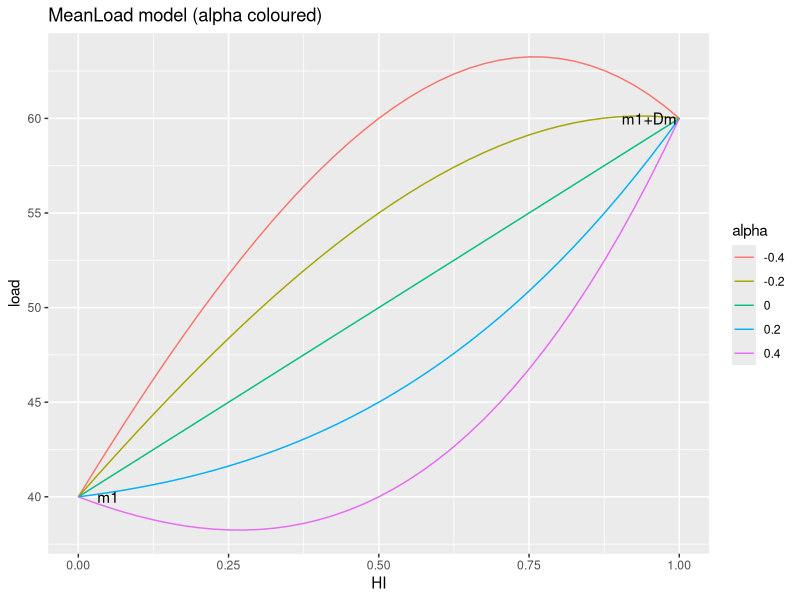
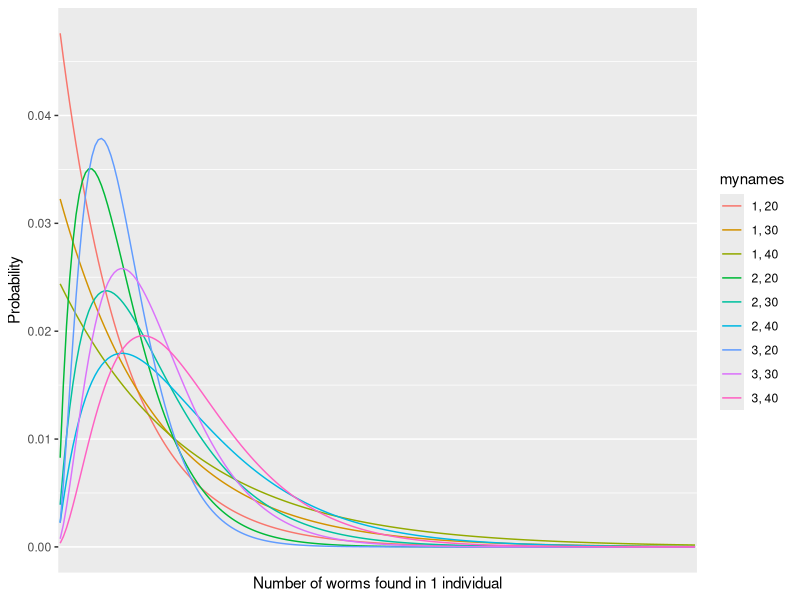

These charts were generated, in order, by the following R code: (Note: this script raises an error after producing the figures.)
#########################################
### Translation of code from Stuart Baird
## http://onlinelibrary.wiley.com/doi/10.1111/j.1558-5646.2012.01633.x/pdf
## WHERE ARE THE WORMY MICE? A REEXAMINATION OF HYBRID PARASITISM IN THE
## EUROPEAN HOUSE MOUSE HYBRID ZONE. Stuart J. E. Baird, Alexis Ribas,
## Milos Macholan, Tomas Albrecht, Jaroslav Pialek, Joelle Gouy de Bellocq
rm(list=ls()) 
library(ggplot2)
library(reshape)

#####################
### MeanLoad model### How does the mean load vary depending on the parameters?
#####################

## We define a function where m1 is the load of Mmmusculus,
## Dm the additional load of Mmdomesticus
## alpha the hybridization effect (also called V in the article,
## We will investigate it later through MaxLikelihood)
## HI the hybrid index ( He = 2HI(1-HI) )
MeanLoad <- function(m1,Dm,alpha,HI){
    (m1 + Dm*HI)*(1 - alpha*2*HI*(1 - HI))
}

## First numerical example
HI <- seq(from = 0, to = 1, by = 0.025)
ALPHA <- c(-0.4, -0.2, 0, 0.2, 0.4)
m <- as.data.frame(matrix(0, ncol = 5, nrow = 41))
i <- 1
for (alpha in c(-0.4, -0.2, 0, 0.2, 0.4)){
    m[i] <- MeanLoad(40,20,alpha,HI)
    i <- i+1
}

names(m) <- as.character(ALPHA)
m <- melt(m)
names(m) <- c("alpha", "load")
m$HI <- rep(HI,5)

ggplot(m, aes(x=HI, y=load, group=alpha, color=alpha))+
    geom_line()+
    ggtitle("MeanLoad model (alpha coloured)")+
    annotate("text", x = 0.05, y = 40, label = "m1")+
    annotate("text", x = 0.95, y = 40+20, label = "m1+Dm")

######################################################
### NegativeBinomial parameterisation for MeanLoad ###
######################################################
## Probability of getting a mouse with a certain load, knowing:
## meanload : MeanLoad
## aggregation parameter : k   We will investigate it later through MaxLik

## For understanding: E(X)=k*(1-prob/prob) for negbino
## E(X)=MeanLoad <=>k*(1-prob/prob)=MeanLoad <=>prob=k/(MeanLoad+k)

## First, numerical application to check that the MeanLoad model
## has "the right" mean, being the input MeanLoad
myvec <- vector()
for (k in 1:3){
    for (meanload in seq(from=20, to=40, by=10)){
        myvec <- c(myvec,(mean(rnbinom(10000, size=k, mu= meanload))))
        ## (n=10000 number of observation)
    }
}
t(matrix(myvec,ncol=3))

## Secondly, let's have a look on the plot for different values:
## Notes : q is a quantile vector, meaning the values of probabilities
## for which we want to get an x. We set here 0 to 0.1 with a 0.001 step.
q <- seq(from=0,to=0.1, by=0.001)
myvec <- vector()
mynames <- vector()
for (x in 0:200){
    for (k in 1:3){
        for (meanload in seq(from=20, to=40, by=10)){
            myvec <- c(myvec,dnbinom(x, size=k, mu=meanload)) #alternative:prob=c/k+MeanLoad
            mynames <- c(mynames,paste(k, meanload, sep=", "))
        }
    }
}

x <- vector()
for (i in 0:200) {
    x <- c(x,rep(i,9))
}

mydf <- data.frame(myvec,mynames,x)

ggplot(mydf, aes(x=x, y=myvec, group=mynames, color=mynames))+
    geom_line()+
    scale_x_discrete(name="Number of worms found in 1 individual")+
    scale_y_continuous(name="Probability")
## When k increases, A=1/k decreases, less aggregation, tends towards Poisson

######################
### Simulated data ###
######################
SimulatedData <- function(Ninds, m1, Dm, alpha, k){
    set.seed(5)
    IndHIs <- runif(Ninds)
    TheMeanLoadModel <- function(HI){
        MeanLoad(m1, Dm, alpha, HI)
    }
    TheMeanLoads <- sapply(IndHIs, TheMeanLoadModel)
    IndLoads  <- rnbinom(Ninds, size=k, mu= TheMeanLoads)
    data.frame(IndHIs, IndLoads)}
TestData <- list(males = SimulatedData(50, 20, 10, 1, 2), 
                 females = SimulatedData(50, 10, 30, 1, 2))
TestData[[1]][1,] <- c(0.5, 31) ## Stick to Stuart example
testvec <- c(TestData$males$IndLoads, TestData$females$IndLoads)
summary(testvec)

###########################################################
### PrNegativeBinomialLoad: Probability an Ind has some ###
### observed Load, given its HI (and the model)         ###
###########################################################

## Function to calculate the density of probability for 1 ind,
## given his ID (and his HI and Load associated)
PrNegativeBinomialLoad <- function(data, sex, ind, k, m1, Dm, alpha){
    if (sex=="male"){
        HI <- data[[1]][ind,1]
        Load <- data[[1]][ind,2]
    } else {
        HI <- data[[2]][ind,1]
        Load <- data[[2]][ind,2]
    }
    dnbinom(Load, size=k, mu=MeanLoad(m1, Dm, alpha, HI))
}

## Let's calculate an example natural Log
log(PrNegativeBinomialLoad(TestData, "male", 5, 2, 0.4, 0.2, 0.0))
## Knowing that the mean load of musculus is 0.4, the mean load of domesticus
## is 0.6 (0.4+0.2), k is 2 (aggregation), alpha is 0 (hybrid effect), the load of our
## toy sample is 31 for a HI of 0.5, then the probability of getting this load is
## reaaally low.

## Generalised ... ie the MeanLoad model is passed as an argument (PDF4cMeanLoad)
PrLoad <- function(data, sex, ind, k, m1, Dm, alpha, PDF4cMeanLoad){
    if (sex=="male"){
        HI <- data[[1]][ind,1]
        Load <- data[[1]][ind,2]
    } else {
        HI <- data[[2]][ind,1]
        Load <- data[[2]][ind,2]
    }
    PDF4cMeanLoad(k, MeanLoad(m1, Dm, alpha, HI), Load)
}

SimplePDFNegBin <- function(k, meanLoad, Load){
    dnbinom(Load, size=k, mu=meanLoad)
}
## Always a good idea to make contributions to the likelihood function Bombproof, and never return zero.
PDFNegBin <- function(k, meanLoad, Load){
    max(10^-20, SimplePDFNegBin(abs(k), abs(meanLoad), Load))
}
## This previous function will be our MeanLoad model function, to be tested for arguments
## k and alpha through maximum likelihood. 

## Test: 
PrLoad(TestData, "male", 1, 2, 40, 20, 0.2, PDFNegBin)

##################################################
### The likelihood function over a set of inds ###
##################################################

## 'data' is two sets/lists of inds (e.g. male and female, hence m1M vs m1F)
## PDF4cMeanLoad will be a chosen MeanLoad model function (e.g. PDFNegBin)
## the first argument will be optimised with "optim" later (k, alpha)

## All hypotheses:
## H0: k, alpha, mB
## H1: k, alpha, mB, DmB
## H2: k, alpha, m1M, m1F
## H3: k, alpha, m1M, m1F, DmM, DmF

LikelihoodFunction <- function(param, PDF4cMeanLoad, data, hyp) {
    Sm <- 0 ; Sf <- 0 ## initialisation
    if (hyp== "H0"){ ## H0: k, alpha, mB
        k <- param[1]; alpha <- param[2]
        mB <- param[3]
        ## males
        for (ind in (1:nrow(data[[1]]))){
            Sm <- Sm + log(PrLoad(data, "male", ind, k, mB, 0, alpha, PDF4cMeanLoad))
        }
        ## females
        for (ind in (1:nrow(data[[2]]))){
            Sf <- Sf + log(PrLoad(data, "female", ind, k, mB, 0, alpha, PDF4cMeanLoad))
        }
    } else if (hyp== "H1"){ ## H1: k, alpha, mB, DmB
        k <- param[1]; alpha <- param[2]
        mB <- param[3]; DmB <- param[4]
        ## males
        for (ind in (1:nrow(data[[1]]))){
            Sm <- Sm + log(PrLoad(data, "male", ind, k, mB, DmB, alpha, PDF4cMeanLoad))
        }
        ## females
        for (ind in (1:nrow(data[[2]]))){
            Sf <- Sf + log(PrLoad(data, "female", ind, k, mB, DmB, alpha, PDF4cMeanLoad))
        }
    } else if (hyp== "H2"){ ## H2: k, alpha, m1M, m1F
        k <- param[1]; alpha <- param[2]
        m1M <- param[3]; m1F <- param[4]
        ## males
        for (ind in (1:nrow(data[[1]]))){
            Sm <- Sm + log(PrLoad(data, "male", ind, k, m1M, 0, alpha, PDF4cMeanLoad))
        }
        ## females
        for (ind in (1:nrow(data[[2]]))){
            Sf <- Sf + log(PrLoad(data, "female", ind, k, m1F, 0, alpha, PDF4cMeanLoad))
        }
    } else if (hyp== "H3"){ ## H3: k, alpha, m1M, m1F, DmM, DmF
        k <- param[1]; alpha <- param[2]
        m1M <- param[3]; m1F <- param[4]
        DmM <- param[5]; DmF <- param[6]
        ## males
        for (ind in (1:nrow(data[[1]]))){
            Sm <- Sm + log(PrLoad(data, "male", ind, k, m1M, DmM, alpha, PDF4cMeanLoad))
        }
        ## females
        for (ind in (1:nrow(data[[2]]))){
            Sf <- Sf + log(PrLoad(data, "female", ind, k, m1F, DmF, alpha, PDF4cMeanLoad))
        }
    }
    ## all
    S <- Sm + Sf #sum of the logs (same as product of the row values) of males and females
    return(S)
}

## Test
LikelihoodFunction(c(2, 0.3, 10, 12, 5, 10), PDFNegBin, TestData, "H3")
## -388.5384

#######################################
### The Maximum likelihood analysis ###
#######################################

## 1. Function to maximize the likelihood:
mymle <- function(data, PDF4cMeanLoad, hyp, lower, upper, start, method){
    optim(par = start, ## initial values for the parameters
          fn = LikelihoodFunction, ## function to be maximized
          lower = lower, ## lower bounds for the parameters
          upper = upper, ## upper bounds for the parameters
          method = method, ## set the optimization method
          control = list(fnscale=-1), ##turn the default minimizer into maximizer
          PDF4cMeanLoad = PDF4cMeanLoad,
          data = data,
          hyp = hyp)
}

## 2. Function to maximize the parameters in MLE+/- 2 :

## MLEbounds : optim function with constraint on the search
UpperBoundsFunction <- function(data, PDF4cMeanLoad, hyp, lower, upper, start, method,
                                MyMLE){
    ## empty dataframe to store the data
    summaryVec <- vector()
    max <- length(MyMLE_H0$par)
    for (rankpar in 1:max){ ## run over the parameters
        ## Functional constraint on search (L > MLE-2) + max&min each param
        OptimBounds <- function(param){
            LK <- LikelihoodFunction(param, PDF4cMeanLoad, data, hyp)
            if (LK <= (MyMLE$value - 2)){
                param[rankpar] <- -100
            }
            return(param[rankpar])
        }
        MyBoundsMax <- optim(par = MyMLE$par, ## initial values for the parameters
                             fn = OptimBounds, ## function to be maximized
                             lower = lower, ## lower bounds for the parameters
                             upper = upper, ## upper bounds for the parameters
                             method = method, ## set the method
                             control = list(fnscale=-1)) ##turn the default minimizer into maximizer
        summaryVec[rankpar] <- MyBoundsMax$par[rankpar]
    }
    return(summaryVec)
}

## 3. Function to minimize the parameters in MLE+/- 2 :

## MLEbounds : optim function with constraint on the search
LowerBoundsFunction <- function(data, PDF4cMeanLoad, hyp, lower, upper, start, method,
                                MyMLE){
    ## empty dataframe to store the data
    summaryVec <- vector()
    max <- length(MyMLE_H0$par)
    for (rankpar in 1:max){ ## run over the parameters
        ## Functional constraint on search (L > MLE-2) + max&min each param
        OptimBounds <- function(param){
            LK <- LikelihoodFunction(param, PDF4cMeanLoad, data, hyp)
            if (LK <= (MyMLE$value - 2)){
                param[rankpar] <- 100
            }
            return(param[rankpar])
        }
        MyBoundsMax <- optim(par = MyMLE$par, ## initial values for the parameters
                             fn = OptimBounds, ## function to be maximized
                             lower = lower, ## lower bounds for the parameters
                             upper = upper, ## upper bounds for the parameters
                             method = method) ## set the method
        summaryVec[rankpar] <- MyBoundsMax$par[rankpar]
    }
    return(summaryVec)
}


## Test ## ******************
hyp <- "H3"
## Constraints:
lowertest <- c(kmin = 0, Alphamin = -5, Meanloadmin = 0, Meanloadmin = 0, Dmmin = 0, Dmmin = 0)
uppertest <- c(kmax = 8, Alphamax = 5, Meanloadmax = 50, Meanloadmax = 50, Dmmax = 10, Dmmax = 10)
## Starter (likely values) :
starttest <- c(kstart = 2, Alphastart = 0, Meanloadstart = 10, Meanloadstart = 10, Dmstart = 2, Dmstart = 2)
## 1
MyMLE_test <- mymle(TestData, PDFNegBin, "H3", lowertest, uppertest, starttest, "L-BFGS-B")
## 2
UpperBoundsFunction(TestData, PDFNegBin, "H3", lowertest, uppertest, starttest, method =  "L-BFGS-B", MyMLE_test)
## 3
LowerBoundsFunction(TestData, PDFNegBin, "H3", lowertest, uppertest, starttest, method =  "L-BFGS-B", MyMLE_test)

## Test ## ******************

## 4. Function to run the optimisations over the 4 hypotheses :
RunOptim <- function(data, PDF4cMeanLoad, method,
                     kstart, kmin, kmax,
                     Alphastart, Alphamin, Alphamax,
                     Meanloadstart, Meanloadmin, Meanloadmax,
                     Dmstart, Dmmin, Dmmax) {
    ## Create a summary table for all hypotheses:
    SumTab <- data.frame(hyp=c("H0", "H1", "H2", "H3"),
                         LL = NA, deltaLL_H0 = NA, deltaDF_H0 = NA, p = NA,
                         alpha.min = NA, alpha.MLE = NA, alpha.max = NA,
                         M1m.min = NA, M1m.MLE = NA, M1m.max = NA,
                         F1m.min = NA, F1m.MLE = NA, F1m.max = NA,
                         DmM.min = NA, DmM.MLE = NA, DmM.max = NA,
                         DmF.min = NA, DmF.MLE = NA, DmF.max = NA,
                         k.min = NA, k.MLE = NA, k.max = NA)
    ## Constraints:
    lower <- c(kmin, Alphamin, Meanloadmin, Meanloadmin, Dmmin, Dmmin)
    upper <- c(kmax, Alphamax, Meanloadmax, Meanloadmax, Dmmax, Dmmax)
    ## Starter (likely values) :
    start <- c(kstart, Alphastart, Meanloadstart, Meanloadstart, Dmstart, Dmstart)
    ## H0:
    lower_H0 <- lower[c(1,2,3)]; upper_H0 <- upper[c(1,2,3)]; start_H0 <- start[c(1,2,3)]
    ## H1:
    lower_H1 <- lower[c(1,2,3,5)]; upper_H1 <- upper[c(1,2,3,5)]; start_H1 <- start[c(1,2,3,5)]
    ## H2:
    lower_H2 <- lower[c(1,2,3,4)]; upper_H2 <- upper[c(1,2,3,4)]; start_H2 <- start[c(1,2,3,4)]
    ## H3:
    lower_H3 <- lower; upper_H3 <- upper; start_H3 <- start

    ## H0:
    hyp <- "H0"    
    ## Optimisation of the parameters:
    MyMLE_H0 <- mymle(data, PDF4cMeanLoad, hyp, lower_H0, upper_H0, start_H0, method)
    SumTab$k.MLE[1] <- MyMLE_H0$par[1]
    SumTab$alpha.MLE[1] <- MyMLE_H0$par[2]
    SumTab$M1m.MLE[1] = SumTab$F1m.MLE[1] = SumTab$DmM.MLE[1] = SumTab$DmF.MLE[1] = MyMLE_H0$par[3]
    ##store upper parameters
    up <- UpperBoundsFunction(data, PDF4cMeanLoad, hyp, lower_H0, upper_H0, start_H0, method, MyMLE_H0)
    SumTab$k.max[1] <- up[1]
    SumTab$alpha.max[1] <- up[2]
    SumTab$M1m.max[1] = SumTab$F1m.max[1] = SumTab$DmM.max[1] = SumTab$DmF.max[1] = up[3]
    ##store lower parameters
    low <- LowerBoundsFunction(data, PDF4cMeanLoad, hyp, lower_H0, upper_H0, start_H0, method, MyMLE_H0)
    SumTab$k.min[1] <- low[1]
    SumTab$alpha.min[1] <- low[2]
    SumTab$M1m.min[1] = SumTab$F1m.min[1] = SumTab$DmM.min[1] = SumTab$DmF.min[1] = low[3]

    ## H1:
    hyp <- "H1"
    ## Optimisation of the parameters:
    MyMLE_H1 <- mymle(data, PDF4cMeanLoad, hyp, lower_H1, upper_H1, start_H1, method)
    SumTab$k.MLE[2] <- MyMLE_H1$par[1]
    SumTab$alpha.MLE[2] <- MyMLE_H1$par[2]
    SumTab$M1m.MLE[2] = SumTab$F1m.MLE[2] <- MyMLE_H1$par[3]
    SumTab$DmM.MLE[2] = SumTab$DmF.MLE[2] <- MyMLE_H1$par[4]
    ##store upper parameters
    up <- UpperBoundsFunction(data, PDF4cMeanLoad, hyp, lower_H1, upper_H1, start_H1, method, MyMLE_H1)
    SumTab$k.max[2] <- up[1]
    SumTab$alpha.max[2] <- up[2]
    SumTab$M1m.max[2] = SumTab$F1m.max[2] = up[3]
    SumTab$DmM.max[2] = SumTab$DmF.max[2] = up[4]
    ##store lower parameters
    low <- LowerBoundsFunction(data, PDF4cMeanLoad, hyp, lower_H1, upper_H1, start_H1, method, MyMLE_H1)
    SumTab$k.min[2] <- low[1]
    SumTab$alpha.min[2] <- low[2]
    SumTab$M1m.min[2] = SumTab$F1m.min[2] = low[3]
    SumTab$DmM.min[2] = SumTab$DmF.min[2] = low[4]

    ## H2:
    hyp <- "H2"
    ## Optimisation of the parameters:
    MyMLE_H2 <- mymle(data, PDF4cMeanLoad, hyp, lower_H2, upper_H2, start_H2, method)
    SumTab$k.MLE[3] <- MyMLE_H2$par[1]
    SumTab$alpha.MLE[3] <- MyMLE_H2$par[2]
    SumTab$M1m.MLE[3] = SumTab$DmM.MLE[3] = MyMLE_H2$par[3]
    SumTab$F1m.MLE[3] = SumTab$DmF.MLE[3] = MyMLE_H2$par[4]
    ##store upper parameters
    up <- UpperBoundsFunction(data, PDF4cMeanLoad, hyp, lower_H2, upper_H2, start_H2, method, MyMLE_H2)
    SumTab$k.max[3] <- up[1]
    SumTab$alpha.max[3] <- up[2]
    SumTab$M1m.max[3] = SumTab$DmM.max[3] = up[3]
    SumTab$F1m.max[3] = SumTab$DmF.max[3] = up[4]
    ##store lower parameters
    low <- LowerBoundsFunction(data, PDF4cMeanLoad, hyp, lower_H2, upper_H2, start_H2, method, MyMLE_H2)
    SumTab$k.min[3] <- low[1]
    SumTab$alpha.min[3] <- low[2]
    SumTab$M1m.min[3] = SumTab$DmM.min[3] = low[3]
    SumTab$F1m.min[3] = SumTab$DmF.min[3] = low[4]

    ## H3:
    hyp <- "H3"
    ## Optimisation of the parameters:
    MyMLE_H3 <- mymle(data, PDF4cMeanLoad, hyp, lower_H3, upper_H3, start_H3, method)
    SumTab$k.MLE[4] <- MyMLE_H3$par[1]
    SumTab$alpha.MLE[4] <- MyMLE_H3$par[2]
    SumTab$M1m.MLE[4] <- MyMLE_H3$par[3]
    SumTab$F1m.MLE[4] <- MyMLE_H3$par[4]
    SumTab$DmM.MLE[4] <- MyMLE_H3$par[5]
    SumTab$DmF.MLE[4] <- MyMLE_H3$par[6]
    ##store upper parameters
    up <- UpperBoundsFunction(data, PDF4cMeanLoad, hyp, lower_H3, upper_H3, start_H3, method, MyMLE_H3)
    SumTab$k.max[4] <- up[1]
    SumTab$alpha.max[4] <- up[2]
    SumTab$M1m.max[4] <- up[3]
    SumTab$F1m.max[4] <- up[4]
    SumTab$DmM.max[4] <- up[5]
    SumTab$DmF.max[4] <- up[6]
    ##store lower parameters
    low <- LowerBoundsFunction(data, PDF4cMeanLoad, hyp, lower_H3, upper_H3, start_H3, method, MyMLE_H3)
    SumTab$k.min[4] <- low[1]
    SumTab$alpha.min[4] <- low[2]
    SumTab$M1m.min[4] <- low[3]
    SumTab$F1m.min[4] <- low[4]
    SumTab$DmM.min[4] <- low[5]
    SumTab$DmF.min[4] <- low[6]
    ## Add the max likelihoods
    SumTab$LL[1] <- MyMLE_H0$value
    SumTab$LL[2] <- MyMLE_H1$value
    SumTab$LL[3] <- MyMLE_H2$value
    SumTab$LL[4] <- MyMLE_H3$value

    ##############################################################
    ## Test if the difference between 2 likelihood is significant
    Gtest <- function(dLL, dDF){
        1 - pchisq(2*dLL, df=dDF) 
    }
    GtestOnNestedMLEs <- function(hyp1, hyp2){
        MyMLE1 <- get(paste0("MyMLE_",hyp1))
        MyMLE2 <- get(paste0("MyMLE_",hyp2))
        dLL <- round(abs(MyMLE1$value - MyMLE2$value),4)
        dDF <- length(MyMLE1$par) - length(MyMLE2$par)
        p <- round(Gtest(dLL, dDF),4)
        Gresults <- c(dLL, dDF, p)
        return(Gresults)
    }
    ## Test the differences of likelihood between each hypotheses and the H0
    SumTab$deltaLL_H0[1] <- " "
    SumTab$deltaLL_H0[2] <- MyMLE_H1$value - MyMLE_H0$value
    SumTab$deltaLL_H0[3] <- MyMLE_H2$value - MyMLE_H0$value
    SumTab$deltaLL_H0[4] <- MyMLE_H3$value - MyMLE_H0$value 
    ##
    SumTab$deltaDF_H0[1] <- " "
    SumTab$deltaDF_H0[2] <- round(GtestOnNestedMLEs("H1", "H0")[2],4)
    SumTab$deltaDF_H0[3] <- round(GtestOnNestedMLEs("H2", "H0")[2],4)
    SumTab$deltaDF_H0[4] <- round(GtestOnNestedMLEs("H3", "H0")[2],4)
    ##
    SumTab$p[1] <- " "
    SumTab$p[2] <- round(GtestOnNestedMLEs("H1", "H0")[3],4)
    SumTab$p[3] <- round(GtestOnNestedMLEs("H2", "H0")[3],4)
    SumTab$p[4] <- round(GtestOnNestedMLEs("H3", "H0")[3],4)
    return(SumTab)
}

## Test :
RunOptim(data = TestData, PDF4cMeanLoad = PDFNegBin, method = "L-BFGS-B",
         kstart=2, kmin=0, kmax=8,
         Alphastart=0, Alphamin=-5, Alphamax=5,
         Meanloadstart=10, Meanloadmin=1, Meanloadmax=50,
         Dmstart=2, Dmmin=1, Dmmax=10) 

## Crash. Ideas : small grid with movable steps OR no constraints...

RunOptim(data = TestData, PDF4cMeanLoad = PDFNegBin, method = "BFGS",
         kstart=2, kmin=NA, kmax=NA,
         Alphastart=0, Alphamin=NA, Alphamax=NA,
         Meanloadstart=10, Meanloadmin=NA, Meanloadmax=NA,
         Dmstart=2, Dmmin=NA, Dmmax=NA) 

RunOptim(data = TestData, PDF4cMeanLoad = PDFNegBin, method = "L-BFGS-B",
         kstart=1, kmin=0, kmax=8,
         Alphastart=0, Alphamin=-5, Alphamax=5,
         Meanloadstart=15, Meanloadmin=0, Meanloadmax=85,
         Dmstart=2, Dmmin=0, Dmmax=50) 

## Grid for the start
alpha <- c(-3, 0, 3)
k <- c(1, 2, 3)
MeanLoad <- c(1, 5, 10)
Dm <- c(1, 5, 10)

i <- 3
RunOptim(data = TestData, PDF4cMeanLoad = PDFNegBin, method = "L-BFGS-B",
         k[i], kmin=0, kmax=8,
         alpha[i], Alphamin=-5, Alphamax=5,
         MeanLoad[i], Meanloadmin=10, Meanloadmax=85,
         Dm[i], Dmmin=10, Dmmax=50) 








################################################################
## It's plotting time!!
## Plot the mean load model along the hybrid zone, according to the hyp.

## H0:
HI <- seq(0,1,0.001)
df <- data.frame(HI,
                 LB=MeanLoad(m1=SumTab$M1m.min[1],
                          Dm=0,
                          alpha=SumTab$alpha.min[1],
                          HI),
                 est=MeanLoad(m1=SumTab$M1m.MLE[1],
                          Dm=0,
                          alpha=SumTab$alpha.MLE[1],
                          HI),
                 UB=MeanLoad(m1=SumTab$M1m.max[1],
                          Dm=0,
                          alpha=SumTab$alpha.max[1],
                          HI))
plot0 <- ggplot(df, aes(x=HI, y=est))+
    geom_line()+
    geom_ribbon(aes(x=HI, ymax=UB, ymin=LB), fill="grey", alpha=.5)+
    ggtitle("H0")+
    theme_bw()
plot0

## H1:
df <- data.frame(HI,
                 LB=MeanLoad(m1=summaryDF_H1[1,3],
                          Dm=summaryDF_H1[1,4],
                          alpha=summaryDF_H1[1,2],
                          HI),
                 est=MeanLoad(m1=summaryDF_H1[2,3],
                          Dm=summaryDF_H1[2,4],                          
                          alpha=summaryDF_H1[2,2],
                          HI),
                 UB=MeanLoad(m1=summaryDF_H1[3,3],
                          Dm=summaryDF_H1[3,4],                         
                          alpha=summaryDF_H1[3,2],
                          HI))
plot1 <- ggplot(df, aes(x=HI, y=est))+
    geom_line()+
    geom_ribbon(aes(x=HI, ymax=UB, ymin=LB), fill="grey", alpha=.5)+
    ggtitle("H1")+
    theme_bw()
plot1

## H2:
df <- data.frame(HI=HI,
                 LBF=MeanLoad(m1=summaryDF_H2[1,4],
                          Dm=0,
                          alpha=summaryDF_H2[1,2],
                          HI),
                 UBF=MeanLoad(m1=summaryDF_H2[3,4],
                          Dm=0,                          
                          alpha=summaryDF_H2[3,2],
                          HI),
                 estF=MeanLoad(m1=summaryDF_H2[2,4],
                          Dm=0,                         
                          alpha=summaryDF_H2[2,2],
                          HI),                 
                 LBM=MeanLoad(m1=summaryDF_H2[1,3],
                          Dm=0,
                          alpha=summaryDF_H2[1,2],
                          HI),
                 UBM=MeanLoad(m1=summaryDF_H2[3,3],
                          Dm=0,                          
                          alpha=summaryDF_H2[3,2],
                          HI),
                 estM=MeanLoad(m1=summaryDF_H2[2,3],
                          Dm=0,                         
                          alpha=summaryDF_H2[2,2],
                          HI)
                 )
plot2 <-ggplot(df, aes(x=HI, y=estM))+
    geom_line(color="darkblue")+
    geom_line(aes(x=HI, y=estF), color="red")+
    geom_ribbon(aes(x=HI, ymax=UBF, ymin=LBF), fill="pink", alpha=.5)+
    geom_ribbon(aes(x=HI, ymax=UBM, ymin=LBM), fill="blue", alpha=.5)+
    ggtitle("H2")+
    theme_bw()
plot2

## H3:
summaryDF_H3

df <- data.frame(HI=HI,
                 LBF=MeanLoad(m1=summaryDF_H3[1,4],
                          Dm=summaryDF_H3[1,6],
                          alpha=summaryDF_H3[1,2],
                          HI),
                 UBF=MeanLoad(m1=summaryDF_H3[3,4],
                          Dm=summaryDF_H3[3,6],           
                          alpha=summaryDF_H3[3,2],
                          HI),
                 estF=MeanLoad(m1=summaryDF_H3[2,4],
                          Dm=summaryDF_H3[2,6],                         
                          alpha=summaryDF_H3[2,2],
                          HI),                 
                 LBM=MeanLoad(m1=summaryDF_H3[1,3],
                          Dm=summaryDF_H3[1,5],
                          alpha=summaryDF_H3[1,2],
                          HI),
                 UBM=MeanLoad(m1=summaryDF_H3[3,3],
                          Dm=summaryDF_H3[3,5],            
                          alpha=summaryDF_H3[3,2],
                          HI),
                 estM=MeanLoad(m1=summaryDF_H3[2,3],
                          Dm=summaryDF_H3[2,5],           
                          alpha=summaryDF_H3[2,2],
                          HI)
                 )
plot3 <-ggplot(df, aes(x=HI, y=estM))+
    geom_line(color="darkblue")+
    geom_line(aes(x=HI, y=estF), color="red")+
    geom_ribbon(aes(x=HI, ymax=UBF, ymin=LBF), fill="pink", alpha=.5)+
    geom_ribbon(aes(x=HI, ymax=UBM, ymin=LBM), fill="blue", alpha=.5)+
    ggtitle("H3")+
    theme_bw()
plot3

###########################################
# Multiple plot function
#
# ggplot objects can be passed in ..., or to plotlist (as a list of ggplot objects)
# - cols:   Number of columns in layout
# - layout: A matrix specifying the layout. If present, 'cols' is ignored.
#
# If the layout is something like matrix(c(1,2,3,3), nrow=2, byrow=TRUE),
# then plot 1 will go in the upper left, 2 will go in the upper right, and
# 3 will go all the way across the bottom.
#
multiplot <- function(..., plotlist=NULL, file, cols=1, layout=NULL) {
  library(grid)
  # Make a list from the ... arguments and plotlist
  plots <- c(list(...), plotlist)
  numPlots = length(plots)
  # If layout is NULL, then use 'cols' to determine layout
  if (is.null(layout)) {
    # Make the panel
    # ncol: Number of columns of plots
    # nrow: Number of rows needed, calculated from # of cols
    layout <- matrix(seq(1, cols * ceiling(numPlots/cols)),
                    ncol = cols, nrow = ceiling(numPlots/cols))
  }
 if (numPlots==1) {
    print(plots[[1]])
  } else {
    # Set up the page
    grid.newpage()
    pushViewport(viewport(layout = grid.layout(nrow(layout), ncol(layout))))
    # Make each plot, in the correct location
    for (i in 1:numPlots) {
      # Get the i,j matrix positions of the regions that contain this subplot
      matchidx <- as.data.frame(which(layout == i, arr.ind = TRUE))
      print(plots[[i]], vp = viewport(layout.pos.row = matchidx$row,
                                      layout.pos.col = matchidx$col))
    }
  }}


multiplot(plot0,plot1,plot2,plot3, cols=2)
